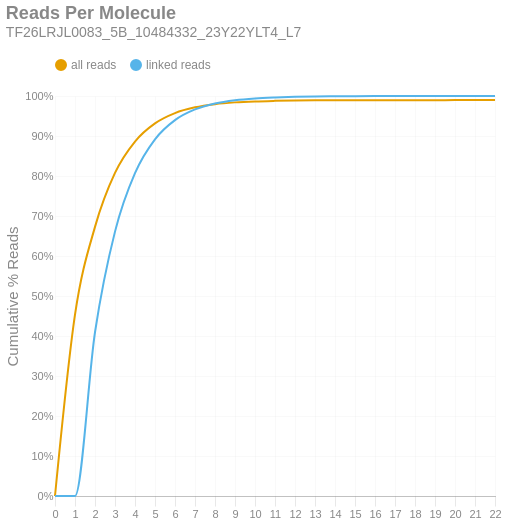

Write notebook code for a chart like this one.
### Markdown cell above
### Reads per Molecule
This chart shows the cumulative distribution of the number of reads per linked molecule. That is, how many alignments are associated with a unique molecule. This excludes the number of reads associated with invalid or absent linked-read barcodes. The `linked` histogram is the percentages recalculated when disregarding singletons.

### Code cell
if SKIPLR:
    print_html(f"Skipped")
else:
    counts = np.bincount(valids['reads'].cast(pl.Int64).to_numpy())
    weighted = counts * np.arange(len(counts))
    all_perc = weighted / n_reads
    linked_perc = weighted / n_linked_reads
    linked_perc[1] = 0
    binned_df = pl.DataFrame({
        'readsper': list(range(len(counts))),
        'all reads (cumsum)': np.cumsum(all_perc).tolist(),
        'linked reads (cumsum)': np.cumsum(linked_perc).tolist(),
    })

    with SafeRender(binned_df):
        (
            density_plot(binned_df, 'Reads Per Molecule', samplename, 'readspmol')
            .encode(
                x=alt.X('readsper:O', title=None).axis(labelAngle=0).scale(padding=0),
                y=alt.Y('value:Q', title='Cumulative % Reads').axis(format='%').stack(False),
                color=alt.Color("key:N").scale(domain=["all reads", "linked reads"]),
                tooltip=[
                    alt.Tooltip("key:N", title="Data Type"),
                    alt.Tooltip("readsper:O", title="Reads Per Molecule"),
                    alt.Tooltip("value:Q", format=".2%", title="% Reads (Cum.)")
                ]            
            )
        ).display()

### Figure 1 — Vega-Lite specification as saved in the notebook (floating-point values rounded to 4 significant figures)
{"width": "container", "height": 400, "config": {"title": {"anchor": "start", "dy": -15, "fontSize": 18, "color": "#888888", "subtitleColor": "#888888", "subtitleFontSize": 14}, "arc": {"fill": "#0072B2"}, "axis": {"domainColor": "#888888", "domainWidth": 0.5, "gridWidth": 0.2, "grid": false, "titleFontWeight": 400, "titleFontSize": 15, "labelFontSize": 11, "labelColor": "#888888", "tickColor": "#888888", "tickWidth": 0.2, "titleColor": "#888888"}, "axisBand": {"grid": false}, "axisX": {"grid": true, "tickSize": 10, "domainCap": "round"}, "axisY": {"domain": false, "grid": true, "tickSize": 0, "domainCap": "round"}, "background": "transparent", "header": {"labelFontSize": 15, "labelColor": "#888888", "titleFontSize": 15, "titleFontWeight": 600, "titleColor": "#888888"}, "legend": {"labelFont": "sans-serif", "labelFontSize": 12, "labelColor": "#888888", "symbolSize": 100, "symbolType": "circle", "titleFontSize": 12, "titlePadding": 10, "titleColor": "#888888", "title": null, "orient": "top"}, "range": {"category": ["#E69F00", "#56B4E9", "#009E73", "#F0E442", "#0072B2", "#D55E00", "#CC79A7", "#000000"], "diverging": ["#cfe8f3", "#a2d4ec", "#73bfe2", "#46abdb", "#1696d2", "#12719e"]}, "area": {"fill": "#0072B2", "fillOpacity": 0.7, "line": true, "strokeOpacity": 0.7}, "line": {"color": "#0072B2", "stroke": "#0072B2", "strokeWidth": 2}, "trail": {"color": "#0072B2", "stroke": "#0072B2", "strokeWidth": 0, "size": 1}, "point": {"filled": true, "fillOpacity": 1.0, "size": 95}, "text": {"color": "#888888", "fontSize": 11, "align": "right", "fontWeight": 400, "size": 11}, "bar": {"fill": "#0072B2", "stroke": null}, "view": {"stroke": null, "continuousWidth": 660, "continuousHeight": 400}}, "data": {"name": "data-464b61663d70f4fc2cd66cb15d81ba7d"}, "mark": {"type": "line", "interpolate": "monotone", "point": {"opacity": 0, "size": 275}}, "encoding": {"color": {"field": "key", "scale": {"domain": ["all reads", "linked reads"]}, "type": "nominal"}, "tooltip": [{"field": "key", "title": "Data Type", "type": "nominal"}, {"field": "readsper", "title": "Reads Per Molecule", "type": "ordinal"}, {"field": "value", "format": ".2%", "title": "% Reads (Cum.)", "type": "quantitative"}], "x": {"axis": {"labelAngle": 0}, "field": "readsper", "scale": {"padding": 0}, "title": null, "type": "ordinal"}, "y": {"axis": {"format": "%"}, "field": "value", "stack": false, "title": "Cumulative % Reads", "type": "quantitative"}}, "params": [{"name": "param_c36ac31b6afebe62", "select": {"type": "point", "fields": ["key"]}, "bind": "legend"}], "title": {"text": "Reads Per Molecule", "subtitle": "TF26LRJL0083_5B_10484332_23Y22YLT4_L7"}, "transform": [{"fold": ["all reads (cumsum)", "linked reads (cumsum)"]}, {"calculate": "replace(datum.key, ' (cumsum)', '')", "as": "key"}, {"filter": {"param": "param_c36ac31b6afebe62"}}], "usermeta": {"embedOptions": {"downloadFileName": "TF26LRJL0083_5B_10484332_23Y22YLT4_L7.readspmol"}}, "$schema": "https://vega.github.io/schema/vega-lite/v6.4.1.json", "datasets": {"data-464b61663d70f4fc2cd66cb15d81ba7d": [{"readsper": 0, "all reads (cumsum)": 0.0, "linked reads (cumsum)": 0.0}, {"readsper": 1, "all reads (cumsum)": 0.4532, "linked reads (cumsum)": 0.0}, {"readsper": 2, "all reads (cumsum)": 0.6729, "linked reads (cumsum)": 0.4094}, {"readsper": 3, "all reads (cumsum)": 0.8078, "linked reads (cumsum)": 0.6609}, {"readsper": 4, "all reads (cumsum)": 0.8862, "linked reads (cumsum)": 0.8072}, {"readsper": 5, "all reads (cumsum)": 0.9316, "linked reads (cumsum)": 0.8917}, {"readsper": 6, "all reads (cumsum)": 0.9573, "linked reads (cumsum)": 0.9397}, {"readsper": 7, "all reads (cumsum)": 0.9717, "linked reads (cumsum)": 0.9664}, {"readsper": 8, "all reads (cumsum)": 0.9797, "linked reads (cumsum)": 0.9813}, {"readsper": 9, "all reads (cumsum)": 0.9841, "linked reads (cumsum)": 0.9895}, {"readsper": 10, "all reads (cumsum)": 0.9865, "linked reads (cumsum)": 0.994}, {"readsper": 11, "all reads (cumsum)": 0.9878, "linked reads (cumsum)": 0.9965}, {"readsper": 12, "all reads (cumsum)": 0.9887, "linked reads (cumsum)": 0.9981}, {"readsper": 13, "all reads (cumsum)": 0.9891, "linked reads (cumsum)": 0.999}, {"readsper": 14, "all reads (cumsum)": 0.9893, "linked reads (cumsum)": 0.9993}, {"readsper": 15, "all reads (cumsum)": 0.9895, "linked reads (cumsum)": 0.9996}, {"readsper": 16, "all reads (cumsum)": 0.9896, "linked reads (cumsum)": 0.9998}, {"readsper": 17, "all reads (cumsum)": 0.9896, "linked reads (cumsum)": 0.9999}, {"readsper": 18, "all reads (cumsum)": 0.9897, "linked reads (cumsum)": 0.9999}, {"readsper": 19, "all reads (cumsum)": 0.9897, "linked reads (cumsum)": 1.0}, {"readsper": 20, "all reads (cumsum)": 0.9897, "linked reads (cumsum)": 1.0}, {"readsper": 21, "all reads (cumsum)": 0.9897, "linked reads (cumsum)": 1.0}, {"readsper": 22, "all reads (cumsum)": 0.9897, "linked reads (cumsum)": 1.0}]}}
